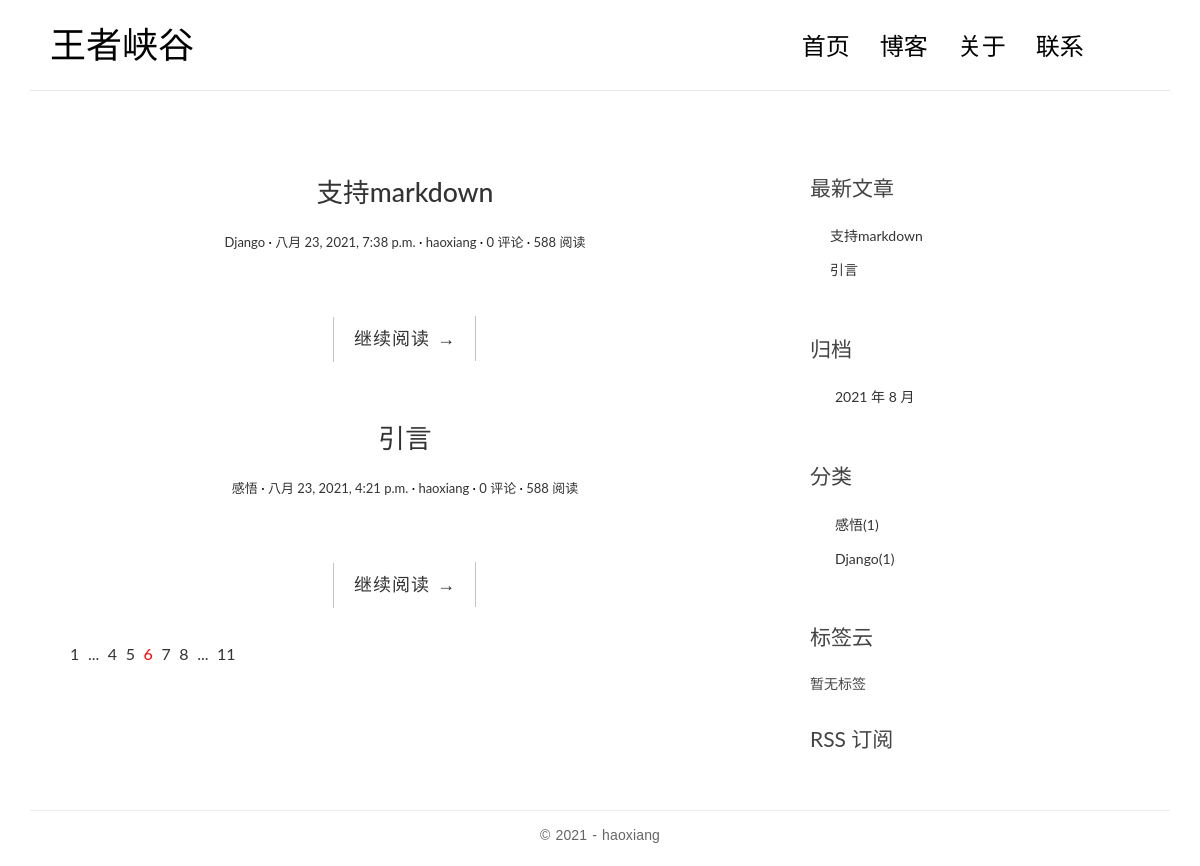
The page /blog/ on the database as committed earlier.
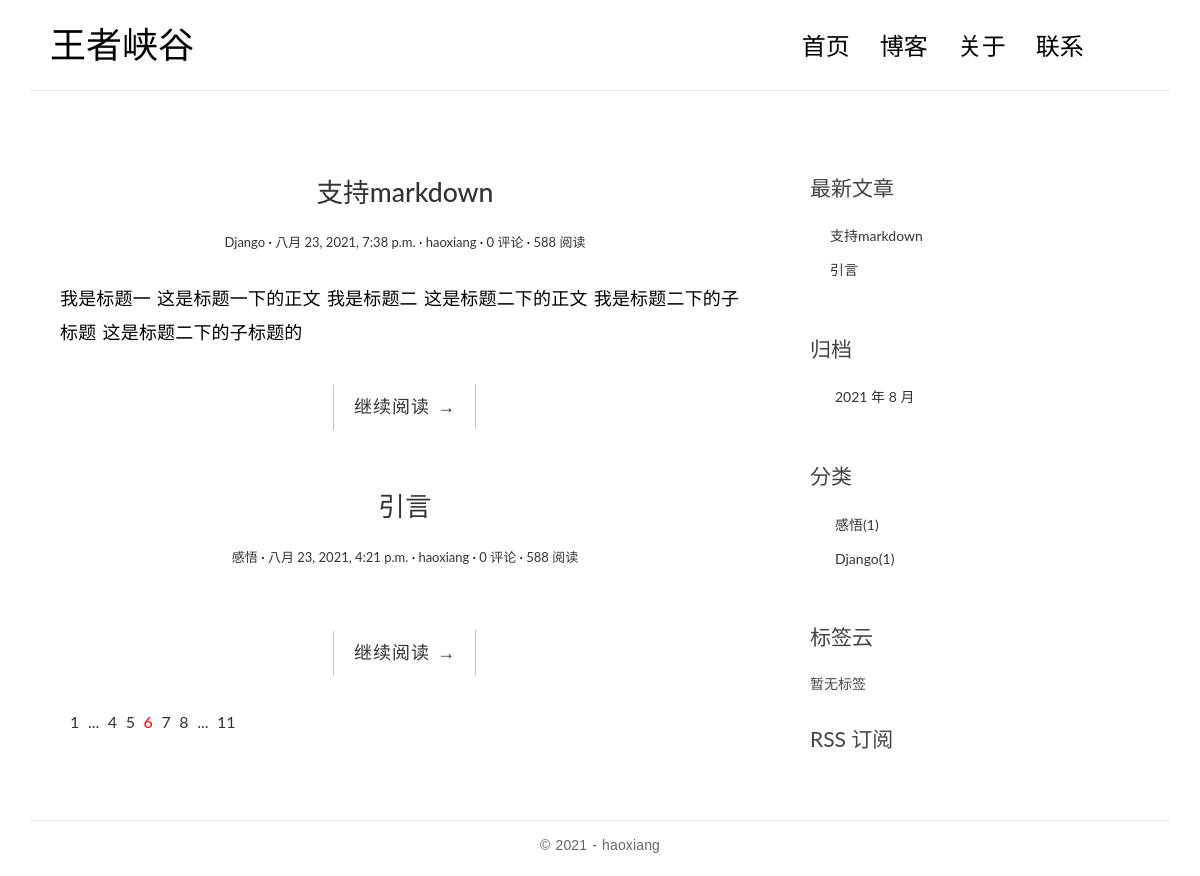
The same page on the database as committed later.
### blog/models.py (models this page shows, shortened)
class Post(models.Model):
    title = models.CharField('标题', max_length=100)
    body = models.TextField('正文')
    created_time = models.DateTimeField('创建时间', default=timezone.now)
    modified_time = models.DateTimeField('修改时间')
    excerpt = models.CharField('摘要', max_length=200, blank=True)
    category = models.ForeignKey(Category, verbose_name='分类', on_delete=models.CASCADE)
    tags = models.ManyToManyField(Tag, verbose_name='标签', blank=True)
    author = models.ForeignKey(User, verbose_name='作者', on_delete=models.CASCADE)
    class Meta:
        verbose_name = '文章'
        verbose_name_plural = verbose_name
        ordering = ['-created_time']
    def get_absolute_url(self):
        return reverse('blog:detail', kwargs={'pk': self.pk})

class Category(models.Model):
    name = models.CharField('分类名', max_length=100)
    class Meta:
        verbose_name = '分类'
        verbose_name_plural = verbose_name

### blog/views.py (the view)
# urls.py: path('', views.index, name='index'),
def index(request):
    post_list = Post.objects.all()
    return render(request, 'blog/index.html', context={
        'post_list': post_list
    })

### blog/templatetags/blog_extras.py (called while the page is built)
@register.inclusion_tag('blog/inclusions/_recent_posts.html', takes_context=True)
def show_recent_posts(context, num=5):
    return {
        'recent_post_list': Post.objects.all()[:num]
    }

@register.inclusion_tag('blog/inclusions/_archives.html', takes_context=True)
def show_archives(context):
    return {
        'date_list': Post.objects.dates('created_time', 'month', order='DESC')
    }

@register.inclusion_tag('blog/inclusions/_categories.html', takes_context=True)
def show_categories(context):
    return {
        'category_list': Category.objects.all()
    }

@register.inclusion_tag('blog/inclusions/_tags.html', takes_context=True)
def show_tags(context):
    return{
        'tag_list': Tag.objects.all()
    }

### templates/blog/index.html
{% extends 'blog/base.html' %}
{% block main %}
    {% for post in post_list %}
        <article class="post post-{{ post.pk }}">
            <header class="entry-header">
                <h1 class="entry-title">
                    <a href="{{ post.get_absolute_url }}">{{ post.title }}</a>
                </h1>
                <div class="entry-meta">
                    <span class="post-category"><a
                            href="{% url 'blog:category' post.category.pk %}">{{ post.category.name }}</a></span>
                    <span class="post-date"><a
                            href="{% url 'blog:archive' post.created_time.year post.created_time.month %}"><time
                            class="entry-date"
                            datetime={{ post.created_time }}>{{ post.created_time }}</time></a></span>
                    <span class="post-author"><a href="#">{{ post.author }}</a></span>
                    <span class="comments-link"><a
                            href="{{ post.get_absolute_url }}#comment-area">{{ post.comment_set.count }} 评论</a></span>
                    <span class="views-count"><a href="{{ post.get_absolute_url }}">588 阅读</a></span>
                </div>
            </header>
            <div class="entry-content clearfix">
                <p>{{ post.excerpt }}</p>
                <div class="read-more cl-effect-14">
                    <a href="{{ post.get_absolute_url }}" class="more-link">继续阅读 <span class="meta-nav">→</span></a>
                </div>
            </div>
        </article>
    {% empty %}
        <div class="no-post">暂时还没有发布的文章！</div>
    {% endfor %}
    <div class="pagination">
        <ul>
            <li><a href="">1</a></li>
            <li><a href="">...</a></li>
            <li><a href="">4</a></li>
            <li><a href="">5</a></li>
            <li class="current"><a href="">6</a></li>
            <li><a href="">7</a></li>
            <li><a href="">8</a></li>
            <li><a href="">...</a></li>
            <li><a href="">11</a></li>
        </ul>
    </div>
{% endblock main %}

### templates/blog/inclusions/_recent_posts.html
<div class="widget widget-recent-posts">
    <h3 class="widget-title">最新文章</h3>
    <ul>
        {% for post in recent_post_list %}
            <li>
                <a href="{{ post.get_absolute_url }}">{{ post.title }}</a>
            </li>
        {% empty %}
            暂无文章
        {% endfor %}
    </ul>
</div>

Rows that differ between the two databases and show on the page:
changed Post "支持markdown": excerpt (not shown) → "我是标题一 这是标题一下的正文 我是标题二 这是标题二下的正文 我是标题二下的子标题 这是标题二下的子标题的"
